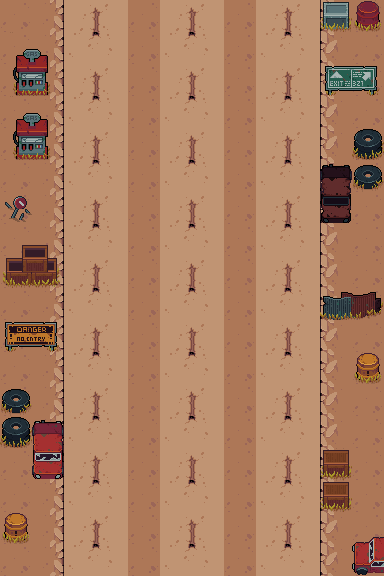

The image is a tile-based game level rendered from a .tmx file. Its description and complete source (layers, tilesets, objects, tile grids) follow:
An orthogonal 12x18 tile map with 32x32 px tiles, 2 tile layers (Fondo, Superficies).

<map version="1.10" tiledversion="1.11.2" orientation="orthogonal" renderorder="right-down" width="12" height="18" tilewidth="32" tileheight="32" infinite="0" nextlayerid="3" nextobjectid="1">
 <tileset firstgid="1" name="Wasteland_Tileset_32x32" tilewidth="32" tileheight="32" tilecount="171" columns="9">
  <image source="Wasteland_Tileset_32x32.png" width="288" height="608" />
  <tile id="32">
   <properties>
    <property name="collision" type="bool" value="true" />
   </properties>
  </tile>
  <tile id="33">
   <properties>
    <property name="collision" type="bool" value="true" />
   </properties>
  </tile>
  <tile id="45">
   <properties>
    <property name="collision" type="bool" value="true" />
   </properties>
  </tile>
  <tile id="46">
   <properties>
    <property name="collision" type="bool" value="true" />
   </properties>
  </tile>
  <tile id="47">
   <properties>
    <property name="collision" type="bool" value="true" />
   </properties>
  </tile>
  <tile id="48">
   <properties>
    <property name="collision" type="bool" value="true" />
   </properties>
  </tile>
  <tile id="49">
   <properties>
    <property name="collision" type="bool" value="true" />
   </properties>
  </tile>
  <tile id="50">
   <properties>
    <property name="collision" type="bool" value="true" />
   </properties>
  </tile>
  <tile id="51">
   <properties>
    <property name="collision" type="bool" value="true" />
   </properties>
  </tile>
  <tile id="52">
   <properties>
    <property name="collision" type="bool" value="true" />
   </properties>
  </tile>
  <tile id="54">
   <properties>
    <property name="collision" type="bool" value="true" />
   </properties>
  </tile>
  <tile id="55">
   <properties>
    <property name="collision" type="bool" value="true" />
   </properties>
  </tile>
  <tile id="56">
   <properties>
    <property name="collision" type="bool" value="true" />
   </properties>
  </tile>
  <tile id="57">
   <properties>
    <property name="collision" type="bool" value="true" />
   </properties>
  </tile>
  <tile id="58">
   <properties>
    <property name="collision" type="bool" value="true" />
   </properties>
  </tile>
  <tile id="59">
   <properties>
    <property name="collision" type="bool" value="true" />
   </properties>
  </tile>
  <tile id="60">
   <properties>
    <property name="collision" type="bool" value="true" />
   </properties>
  </tile>
  <tile id="61">
   <properties>
    <property name="collision" type="bool" value="true" />
   </properties>
  </tile>
  <tile id="63">
   <properties>
    <property name="collision" type="bool" value="true" />
   </properties>
  </tile>
  <tile id="64">
   <properties>
    <property name="collision" type="bool" value="true" />
   </properties>
  </tile>
  <tile id="65">
   <properties>
    <property name="collision" type="bool" value="true" />
   </properties>
  </tile>
  <tile id="66">
   <properties>
    <property name="collision" type="bool" value="true" />
   </properties>
  </tile>
  <tile id="67">
   <properties>
    <property name="collision" type="bool" value="true" />
   </properties>
  </tile>
  <tile id="68">
   <properties>
    <property name="collision" type="bool" value="true" />
   </properties>
  </tile>
  <tile id="69">
   <properties>
    <property name="collision" type="bool" value="true" />
   </properties>
  </tile>
  <tile id="70">
   <properties>
    <property name="collision" type="bool" value="true" />
   </properties>
  </tile>
  <tile id="72">
   <properties>
    <property name="collision" type="bool" value="true" />
   </properties>
  </tile>
  <tile id="73">
   <properties>
    <property name="collision" type="bool" value="true" />
   </properties>
  </tile>
  <tile id="74">
   <properties>
    <property name="collision" type="bool" value="true" />
   </properties>
  </tile>
  <tile id="75">
   <properties>
    <property name="collision" type="bool" value="true" />
   </properties>
  </tile>
  <tile id="76">
   <properties>
    <property name="collision" type="bool" value="true" />
   </properties>
  </tile>
  <tile id="77">
   <properties>
    <property name="collision" type="bool" value="true" />
   </properties>
  </tile>
  <tile id="78">
   <properties>
    <property name="collision" type="bool" value="true" />
   </properties>
  </tile>
  <tile id="79">
   <properties>
    <property name="collision" type="bool" value="true" />
   </properties>
  </tile>
  <tile id="81">
   <properties>
    <property name="collision" type="bool" value="true" />
   </properties>
  </tile>
  <tile id="82">
   <properties>
    <property name="collision" type="bool" value="true" />
   </properties>
  </tile>
  <tile id="83">
   <properties>
    <property name="collision" type="bool" value="true" />
   </properties>
  </tile>
  <tile id="84">
   <properties>
    <property name="collision" type="bool" value="true" />
   </properties>
  </tile>
  <tile id="85">
   <properties>
    <property name="collision" type="bool" value="true" />
   </properties>
  </tile>
  <tile id="86">
   <properties>
    <property name="collision" type="bool" value="true" />
   </properties>
  </tile>
  <tile id="87">
   <properties>
    <property name="collision" type="bool" value="true" />
   </properties>
  </tile>
  <tile id="88">
   <properties>
    <property name="collision" type="bool" value="true" />
   </properties>
  </tile>
  <tile id="90">
   <properties>
    <property name="collision" type="bool" value="true" />
   </properties>
  </tile>
  <tile id="91">
   <properties>
    <property name="collision" type="bool" value="true" />
   </properties>
  </tile>
  <tile id="92">
   <properties>
    <property name="collision" type="bool" value="true" />
   </properties>
  </tile>
  <tile id="93">
   <properties>
    <property name="collision" type="bool" value="true" />
   </properties>
  </tile>
  <tile id="94">
   <properties>
    <property name="collision" type="bool" value="true" />
   </properties>
  </tile>
  <tile id="95">
   <properties>
    <property name="collision" type="bool" value="true" />
   </properties>
  </tile>
  <tile id="96">
   <properties>
    <property name="collision" type="bool" value="true" />
   </properties>
  </tile>
  <tile id="97">
   <properties>
    <property name="collision" type="bool" value="true" />
   </properties>
  </tile>
  <tile id="99">
   <properties>
    <property name="collision" type="bool" value="true" />
   </properties>
  </tile>
  <tile id="100">
   <properties>
    <property name="collision" type="bool" value="true" />
   </properties>
  </tile>
  <tile id="101">
   <properties>
    <property name="collision" type="bool" value="true" />
   </properties>
  </tile>
  <tile id="102">
   <properties>
    <property name="collision" type="bool" value="true" />
   </properties>
  </tile>
  <tile id="103">
   <properties>
    <property name="collision" type="bool" value="true" />
   </properties>
  </tile>
  <tile id="104">
   <properties>
    <property name="collision" type="bool" value="true" />
   </properties>
  </tile>
  <tile id="105">
   <properties>
    <property name="collision" type="bool" value="true" />
   </properties>
  </tile>
  <tile id="106">
   <properties>
    <property name="collision" type="bool" value="true" />
   </properties>
  </tile>
  <tile id="108">
   <properties>
    <property name="collision" type="bool" value="true" />
   </properties>
  </tile>
  <tile id="109">
   <properties>
    <property name="collision" type="bool" value="true" />
   </properties>
  </tile>
  <tile id="110">
   <properties>
    <property name="collision" type="bool" value="true" />
   </properties>
  </tile>
  <tile id="111">
   <properties>
    <property name="collision" type="bool" value="true" />
   </properties>
  </tile>
  <tile id="112">
   <properties>
    <property name="collision" type="bool" value="true" />
   </properties>
  </tile>
  <tile id="113">
   <properties>
    <property name="collision" type="bool" value="true" />
   </properties>
  </tile>
  <tile id="114">
   <properties>
    <property name="collision" type="bool" value="true" />
   </properties>
  </tile>
  <tile id="115">
   <properties>
    <property name="collision" type="bool" value="true" />
   </properties>
  </tile>
  <tile id="117">
   <properties>
    <property name="collision" type="bool" value="true" />
   </properties>
  </tile>
  <tile id="118">
   <properties>
    <property name="collision" type="bool" value="true" />
   </properties>
  </tile>
  <tile id="119">
   <properties>
    <property name="collision" type="bool" value="true" />
   </properties>
  </tile>
  <tile id="120">
   <properties>
    <property name="collision" type="bool" value="true" />
   </properties>
  </tile>
  <tile id="121">
   <properties>
    <property name="collision" type="bool" value="true" />
   </properties>
  </tile>
  <tile id="122">
   <properties>
    <property name="collision" type="bool" value="true" />
   </properties>
  </tile>
  <tile id="123">
   <properties>
    <property name="collision" type="bool" value="true" />
   </properties>
  </tile>
  <tile id="124">
   <properties>
    <property name="collision" type="bool" value="true" />
   </properties>
  </tile>
  <tile id="126">
   <properties>
    <property name="collision" type="bool" value="true" />
   </properties>
  </tile>
  <tile id="127">
   <properties>
    <property name="collision" type="bool" value="true" />
   </properties>
  </tile>
  <tile id="128">
   <properties>
    <property name="collision" type="bool" value="true" />
   </properties>
  </tile>
  <tile id="129">
   <properties>
    <property name="collision" type="bool" value="true" />
   </properties>
  </tile>
  <tile id="130">
   <properties>
    <property name="collision" type="bool" value="true" />
   </properties>
  </tile>
  <tile id="131">
   <properties>
    <property name="collision" type="bool" value="true" />
   </properties>
  </tile>
  <tile id="132">
   <properties>
    <property name="collision" type="bool" value="true" />
   </properties>
  </tile>
  <tile id="133">
   <properties>
    <property name="collision" type="bool" value="true" />
   </properties>
  </tile>
  <tile id="135">
   <properties>
    <property name="collision" type="bool" value="true" />
   </properties>
  </tile>
  <tile id="136">
   <properties>
    <property name="collision" type="bool" value="true" />
   </properties>
  </tile>
  <tile id="137">
   <properties>
    <property name="collision" type="bool" value="true" />
   </properties>
  </tile>
  <tile id="138">
   <properties>
    <property name="collision" type="bool" value="true" />
   </properties>
  </tile>
  <tile id="139">
   <properties>
    <property name="collision" type="bool" value="true" />
   </properties>
  </tile>
  <tile id="140">
   <properties>
    <property name="collision" type="bool" value="true" />
   </properties>
  </tile>
  <tile id="141">
   <properties>
    <property name="collision" type="bool" value="true" />
   </properties>
  </tile>
  <tile id="142">
   <properties>
    <property name="collision" type="bool" value="true" />
   </properties>
  </tile>
  <tile id="144">
   <properties>
    <property name="collision" type="bool" value="true" />
   </properties>
  </tile>
  <tile id="145">
   <properties>
    <property name="collision" type="bool" value="true" />
   </properties>
  </tile>
  <tile id="146">
   <properties>
    <property name="collision" type="bool" value="true" />
   </properties>
  </tile>
  <tile id="147">
   <properties>
    <property name="collision" type="bool" value="true" />
   </properties>
  </tile>
  <tile id="148">
   <properties>
    <property name="collision" type="bool" value="true" />
   </properties>
  </tile>
  <tile id="149">
   <properties>
    <property name="collision" type="bool" value="true" />
   </properties>
  </tile>
  <tile id="150">
   <properties>
    <property name="collision" type="bool" value="true" />
   </properties>
  </tile>
  <tile id="151">
   <properties>
    <property name="collision" type="bool" value="true" />
   </properties>
  </tile>
  <tile id="153">
   <properties>
    <property name="collision" type="bool" value="true" />
   </properties>
  </tile>
  <tile id="154">
   <properties>
    <property name="collision" type="bool" value="true" />
   </properties>
  </tile>
  <tile id="155">
   <properties>
    <property name="collision" type="bool" value="true" />
   </properties>
  </tile>
  <tile id="156">
   <properties>
    <property name="collision" type="bool" value="true" />
   </properties>
  </tile>
  <tile id="157">
   <properties>
    <property name="collision" type="bool" value="true" />
   </properties>
  </tile>
  <tile id="158">
   <properties>
    <property name="collision" type="bool" value="true" />
   </properties>
  </tile>
  <tile id="159">
   <properties>
    <property name="collision" type="bool" value="true" />
   </properties>
  </tile>
  <tile id="160">
   <properties>
    <property name="collision" type="bool" value="true" />
   </properties>
  </tile>
  <tile id="162">
   <properties>
    <property name="collision" type="bool" value="true" />
   </properties>
  </tile>
  <tile id="163">
   <properties>
    <property name="collision" type="bool" value="true" />
   </properties>
  </tile>
  <tile id="164">
   <properties>
    <property name="collision" type="bool" value="true" />
   </properties>
  </tile>
  <tile id="165">
   <properties>
    <property name="collision" type="bool" value="true" />
   </properties>
  </tile>
  <tile id="166">
   <properties>
    <property name="collision" type="bool" value="true" />
   </properties>
  </tile>
  <tile id="167">
   <properties>
    <property name="collision" type="bool" value="true" />
   </properties>
  </tile>
  <tile id="168">
   <properties>
    <property name="collision" type="bool" value="true" />
   </properties>
  </tile>
  <tile id="169">
   <properties>
    <property name="collision" type="bool" value="true" />
   </properties>
  </tile>
 </tileset>
 <layer id="1" name="Fondo" width="12" height="18">
  <data encoding="csv">
6,34,4,5,6,4,5,6,4,5,33,6,
6,34,13,14,6,13,14,6,13,14,33,6,
6,34,4,5,6,4,5,6,4,5,33,6,
6,34,13,14,6,13,14,6,13,14,33,6,
6,34,4,5,6,4,5,6,4,5,33,6,
6,34,13,14,6,13,14,6,13,14,33,6,
6,34,4,5,6,4,5,6,4,5,33,6,
6,34,13,14,6,13,14,6,13,14,33,6,
6,34,4,5,6,4,5,6,4,5,33,6,
6,34,13,14,6,13,14,6,13,14,33,6,
6,34,4,5,6,4,5,6,4,5,33,6,
6,34,13,14,6,13,14,6,13,14,33,6,
6,34,4,5,6,4,5,6,4,5,33,6,
6,34,13,14,6,13,14,6,13,14,33,6,
6,34,4,5,6,4,5,6,4,5,33,6,
6,34,13,14,6,13,14,6,13,14,33,6,
6,34,4,5,6,4,5,6,4,5,33,6,
6,34,13,14,6,13,14,6,13,14,33,6
</data>
 </layer>
 <layer id="2" name="Superficies" width="12" height="18">
  <data encoding="csv">
0,0,0,0,0,0,0,0,0,0,51,69,
106,107,0,0,0,0,0,0,0,0,0,0,
115,116,0,0,0,0,0,0,0,0,156,157,
106,107,0,0,0,0,0,0,0,0,0,0,
115,116,0,0,0,0,0,0,0,0,0,88,
0,0,0,0,0,0,0,0,0,0,82,89,
80,0,0,0,0,0,0,0,0,0,91,0,
124,125,0,0,0,0,0,0,0,0,33,0,
133,134,0,0,0,0,0,0,0,0,33,0,
0,0,0,0,0,0,0,0,0,0,95,96,
165,166,0,0,0,0,0,0,0,0,0,0,
0,0,0,0,0,0,0,0,0,0,0,78,
89,0,0,0,0,0,0,0,0,0,0,0,
88,46,0,0,0,0,0,0,0,0,0,0,
0,55,0,0,0,0,0,0,0,0,60,0,
0,0,0,0,0,0,0,0,0,0,60,0,
78,0,0,0,0,0,0,0,0,0,0,47,
0,0,0,0,0,0,0,0,0,0,0,56
</data>
 </layer>
</map>
